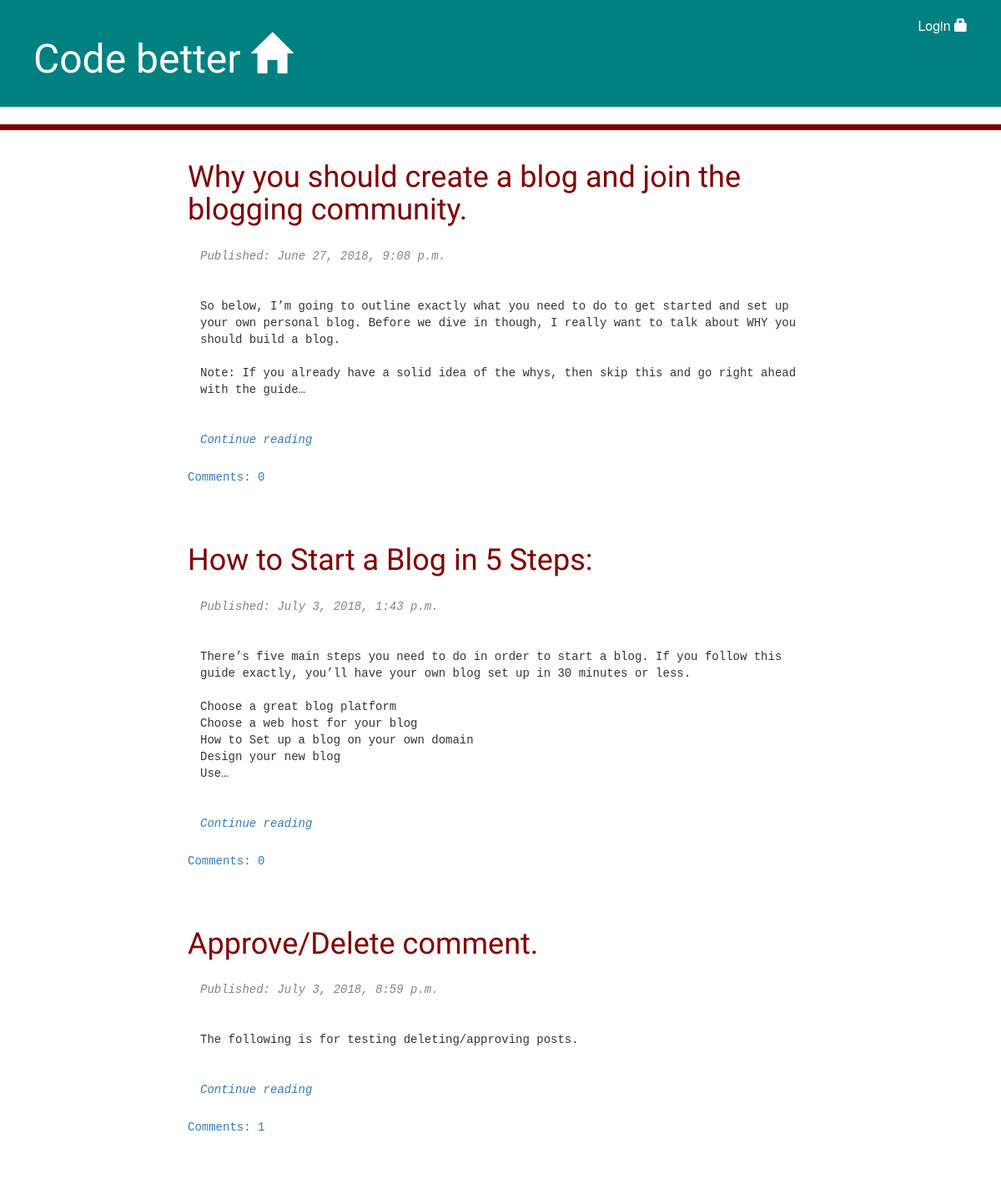
The page / on the database its author committed.
### blog/models.py (models this page shows, shortened)
class Post(models.Model):
	author=models.ForeignKey('auth.User', on_delete=models.CASCADE)
	title=models.CharField(max_length=200)
	text=models.TextField()
	created_date=models.DateTimeField(
		default=timezone.now)
	published_date=models.DateTimeField(blank=True, null=True)
	def approved_comments(self):
		return self.comments.filter(approved_comment=True)

### blog/views.py (the view)
# urls.py: url(r'^$', views.post_list, name='post_list'),
def post_list(request):
	posts=Post.objects.filter(published_date__lte=timezone.now()).order_by('published_date')
	return render(request, 'blog/post_list.html', {'posts':posts})

### blog/templates/blog/post_list.html
{% extends 'blog/base.html' %}
{% block content %}
            {% for post in posts %}
                <div class="post">
                    <h1><a href="{% url 'post_detail' pk=post.pk %}">{{ post.title }}</a></h1>
                    <div class="date">
                        <em><p>Published: {{ post.published_date }}</p></em>
                    </div>
                    <p>{{ post.text|linebreaksbr|truncatechars:300 }}</p>
                    <p>
                    <em><a href="{% url 'post_detail' pk=post.pk %}">Continue reading</a></em>
                </p>
               <a href="{% url 'post_detail' pk=post.pk %}">Comments: {{ post.approved_comments.count }}</a>
                </div>
            {% endfor %}
      {% endblock %}

### blog/templates/blog/base.html (shortened to what this page needs)
<!DOCTYPE html>
{% load staticfiles %}
<html>
    <head>
    	<link rel="stylesheet" href="https://maxcdn.bootstrapcdn.com/bootstrap/3.3.7/css/bootstrap.min.css" >
    	<link rel="stylesheet" href="https://maxcdn.bootstrapcdn.com/bootstrap/3.3.7/css/bootstrap-theme.min.css" >
    	<link rel="stylesheet" href="{% static '/css/blog.css' %}">
    </head>
    <body>
   <div class="page-header">
    {% if user.is_authenticated %}
    <a href="{% url 'post_new' %}" class="top-menu"><span class="glyphicon glyphicon-plus"></span></a>
    <a href="{% url 'post_draft_list' %}" class="top-menu"><span class="glyphicon glyphicon-edit"></span></a>
    <p class="top-menu" >Hello {{ user.username }} <small>(<a href="{% url 'logout' %}"style="color: red">Log out</a>)</small></p>
    {% else %}
     <a href="{% url 'login' %}" class="top-menu">Login <span class="glyphicon glyphicon-lock"></span></a>
    {% endif %}
        <h1 ><a href="/">Code better <span class="glyphicon glyphicon-home"></span></a></h1>
     </div>   <hr class="hr-line">
    <div class="content container">
        <div class="row">
            <div class="col-md-8 col-md-offset-2">
            {% block content %}
            {% endblock %}
            </div>
        </div>
    </div>
    </body>
</html>

### blog/static/css/blog.css (style rules this page uses)
h1 a { color:yellow; font-family: Amita, cursive; }
p { padding: 15px; font-family: monospace; }
.page-header { background-color:#008080; margin-top: 0; padding: 20px 20px 20px 40px; }
.page-header h1, .page-header h1 a, .page-header h1 a:visited, .page-header h1 a:active { color: #ffffff; font-family: Amita,cursive; font-size: 36pt; text-decoration: none; }
.content { font-family: monospace; }
h1, h2, h3, h4 { font-family: Amita, cursive; }
.date { color: #828282; }
.top-menu, .top-menu:hover, .top-menu:visited { color: #ffffff; float: right; font-size: 12pt; margin-right: 20px; }
.post { margin-bottom: 70px; }
.post h1 { color: maroon; }
.post h1 a, .post h1 a:visited { color: maroon; }
.hr-line { display: block; height: 3px; border: 0; border-top: 7px solid maroon; margin: 1em 0; padding: 0; }

### rows shown on the page
Post: title "Why you should create a blog and join the blogging community.", published_date "June 27, 2018, 9:08 p.m.", text "So below, I’m going to outline exactly what you need to do to get started and set up your own personal blog. Before we dive in though, I really want to talk about WHY you should build a blog. Note: If you already have a solid idea of the whys, then skip this and go right ahead with the guide…", approved_comments.count "0"
Post: title "How to Start a Blog in 5 Steps:", published_date "July 3, 2018, 1:43 p.m.", text "There’s five main steps you need to do in order to start a blog. If you follow this guide exactly, you’ll have your own blog set up in 30 minutes or less. Choose a great blog platform Choose a web host for your blog How to Set up a blog on your own domain Design your new blog Use…", approved_comments.count "0"
Post: title "Approve/Delete comment.", published_date "July 3, 2018, 8:59 p.m.", text "The following is for testing deleting/approving posts.", approved_comments.count "1"
